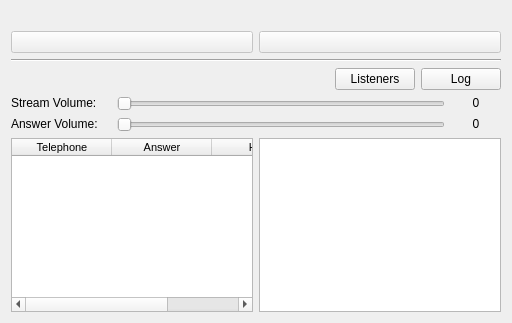
<?xml version="1.0" encoding="UTF-8"?>
<ui version="4.0">
 <class>MainWindow</class>
 <widget class="QMainWindow" name="MainWindow">
  <property name="geometry">
   <rect>
    <x>0</x>
    <y>0</y>
    <width>512</width>
    <height>323</height>
   </rect>
  </property>
  <property name="sizePolicy">
   <sizepolicy hsizetype="Preferred" vsizetype="Minimum">
    <horstretch>0</horstretch>
    <verstretch>0</verstretch>
   </sizepolicy>
  </property>
  <property name="windowTitle">
   <string>Phone Streamer</string>
  </property>
  <widget class="QWidget" name="centralWidget">
   <layout class="QVBoxLayout" name="verticalLayout">
    <item>
     <widget class="QLabel" name="info">
      <property name="sizePolicy">
       <sizepolicy hsizetype="Preferred" vsizetype="Preferred">
        <horstretch>0</horstretch>
        <verstretch>0</verstretch>
       </sizepolicy>
      </property>
      <property name="text">
       <string/>
      </property>
      <property name="alignment">
       <set>Qt::AlignCenter</set>
      </property>
     </widget>
    </item>
    <item>
     <layout class="QHBoxLayout" name="horizontalLayout_5">
      <item>
       <widget class="QPushButton" name="callButton">
        <property name="enabled">
         <bool>false</bool>
        </property>
        <property name="sizePolicy">
         <sizepolicy hsizetype="Minimum" vsizetype="Fixed">
          <horstretch>0</horstretch>
          <verstretch>0</verstretch>
         </sizepolicy>
        </property>
        <property name="text">
         <string/>
        </property>
        <property name="icon">
         <iconset resource="images.qrc">
          <normaloff>:/images/call.png</normaloff>:/images/call.png</iconset>
        </property>
        <property name="flat">
         <bool>false</bool>
        </property>
       </widget>
      </item>
      <item>
       <widget class="QPushButton" name="hangButton">
        <property name="enabled">
         <bool>false</bool>
        </property>
        <property name="sizePolicy">
         <sizepolicy hsizetype="Minimum" vsizetype="Fixed">
          <horstretch>0</horstretch>
          <verstretch>0</verstretch>
         </sizepolicy>
        </property>
        <property name="text">
         <string/>
        </property>
        <property name="icon">
         <iconset resource="images.qrc">
          <normaloff>:/images/hangup.png</normaloff>:/images/hangup.png</iconset>
        </property>
        <property name="flat">
         <bool>false</bool>
        </property>
       </widget>
      </item>
     </layout>
    </item>
    <item>
     <widget class="Line" name="line">
      <property name="orientation">
       <enum>Qt::Horizontal</enum>
      </property>
     </widget>
    </item>
    <item>
     <layout class="QHBoxLayout" name="horizontalLayout_2">
      <item>
       <widget class="QLabel" name="stInet">
        <property name="sizePolicy">
         <sizepolicy hsizetype="Fixed" vsizetype="Fixed">
          <horstretch>0</horstretch>
          <verstretch>0</verstretch>
         </sizepolicy>
        </property>
        <property name="maximumSize">
         <size>
          <width>32</width>
          <height>32</height>
         </size>
        </property>
        <property name="toolTip">
         <string>Internet</string>
        </property>
        <property name="text">
         <string/>
        </property>
        <property name="pixmap">
         <pixmap resource="images.qrc">:/images/inet_off.png</pixmap>
        </property>
       </widget>
      </item>
      <item>
       <widget class="QLabel" name="stTrunk">
        <property name="toolTip">
         <string>Trunk</string>
        </property>
        <property name="text">
         <string/>
        </property>
        <property name="pixmap">
         <pixmap resource="images.qrc">:/images/trunk_off.png</pixmap>
        </property>
       </widget>
      </item>
      <item>
       <widget class="QLabel" name="stPBX">
        <property name="toolTip">
         <string>PBX</string>
        </property>
        <property name="text">
         <string/>
        </property>
        <property name="pixmap">
         <pixmap resource="images.qrc">:/images/pbx_off.png</pixmap>
        </property>
       </widget>
      </item>
      <item>
       <widget class="QLabel" name="stDB">
        <property name="toolTip">
         <string>Database</string>
        </property>
        <property name="text">
         <string/>
        </property>
        <property name="pixmap">
         <pixmap resource="images.qrc">:/images/db_off.png</pixmap>
        </property>
       </widget>
      </item>
      <item>
       <widget class="QLabel" name="stExt">
        <property name="text">
         <string/>
        </property>
        <property name="pixmap">
         <pixmap resource="images.qrc">:/images/ext_off.png</pixmap>
        </property>
       </widget>
      </item>
      <item>
       <widget class="QLabel" name="stCast">
        <property name="toolTip">
         <string>Conference</string>
        </property>
        <property name="text">
         <string/>
        </property>
        <property name="pixmap">
         <pixmap resource="images.qrc">:/images/cast_off.png</pixmap>
        </property>
       </widget>
      </item>
      <item>
       <spacer name="horizontalSpacer">
        <property name="orientation">
         <enum>Qt::Horizontal</enum>
        </property>
        <property name="sizeHint" stdset="0">
         <size>
          <width>40</width>
          <height>20</height>
         </size>
        </property>
       </spacer>
      </item>
      <item>
       <widget class="QPushButton" name="listenersButton">
        <property name="text">
         <string>Listeners</string>
        </property>
        <property name="checkable">
         <bool>true</bool>
        </property>
       </widget>
      </item>
      <item>
       <widget class="QPushButton" name="logButton">
        <property name="sizePolicy">
         <sizepolicy hsizetype="Fixed" vsizetype="Fixed">
          <horstretch>0</horstretch>
          <verstretch>0</verstretch>
         </sizepolicy>
        </property>
        <property name="text">
         <string>Log</string>
        </property>
        <property name="checkable">
         <bool>true</bool>
        </property>
        <property name="flat">
         <bool>false</bool>
        </property>
       </widget>
      </item>
     </layout>
    </item>
    <item>
     <layout class="QHBoxLayout" name="horizontalLayout_2">
      <item>
       <widget class="QLabel" name="lblSVolume">
        <property name="sizePolicy">
         <sizepolicy hsizetype="Preferred" vsizetype="Fixed">
          <horstretch>0</horstretch>
          <verstretch>0</verstretch>
         </sizepolicy>
        </property>
        <property name="minimumSize">
         <size>
          <width>100</width>
          <height>0</height>
         </size>
        </property>
        <property name="text">
         <string>Stream Volume:</string>
        </property>
       </widget>
      </item>
      <item>
       <widget class="QSlider" name="SVolume">
        <property name="maximum">
         <number>600</number>
        </property>
        <property name="singleStep">
         <number>1</number>
        </property>
        <property name="orientation">
         <enum>Qt::Horizontal</enum>
        </property>
       </widget>
      </item>
      <item>
       <widget class="QLabel" name="lblSVolumeVal">
        <property name="sizePolicy">
         <sizepolicy hsizetype="Preferred" vsizetype="Fixed">
          <horstretch>0</horstretch>
          <verstretch>0</verstretch>
         </sizepolicy>
        </property>
        <property name="minimumSize">
         <size>
          <width>50</width>
          <height>0</height>
         </size>
        </property>
        <property name="text">
         <string>0</string>
        </property>
        <property name="alignment">
         <set>Qt::AlignCenter</set>
        </property>
       </widget>
      </item>
     </layout>
    </item>
    <item>
     <layout class="QHBoxLayout" name="HLayout_3">
      <item>
       <widget class="QLabel" name="lblAVolume">
        <property name="sizePolicy">
         <sizepolicy hsizetype="Preferred" vsizetype="Fixed">
          <horstretch>0</horstretch>
          <verstretch>0</verstretch>
         </sizepolicy>
        </property>
        <property name="minimumSize">
         <size>
          <width>100</width>
          <height>0</height>
         </size>
        </property>
        <property name="text">
         <string>Answer Volume:</string>
        </property>
       </widget>
      </item>
      <item>
       <widget class="QSlider" name="AVolume">
        <property name="maximum">
         <number>600</number>
        </property>
        <property name="singleStep">
         <number>1</number>
        </property>
        <property name="orientation">
         <enum>Qt::Horizontal</enum>
        </property>
       </widget>
      </item>
      <item>
       <widget class="QLabel" name="lblAVolumeVal">
        <property name="sizePolicy">
         <sizepolicy hsizetype="Preferred" vsizetype="Fixed">
          <horstretch>0</horstretch>
          <verstretch>0</verstretch>
         </sizepolicy>
        </property>
        <property name="minimumSize">
         <size>
          <width>50</width>
          <height>0</height>
         </size>
        </property>
        <property name="text">
         <string>0</string>
        </property>
        <property name="alignment">
         <set>Qt::AlignCenter</set>
        </property>
       </widget>
      </item>
     </layout>
    </item>
    <item>
     <layout class="QHBoxLayout" name="horizontalLayout">
      <item>
       <widget class="QTableWidget" name="listeners">
        <property name="minimumSize">
         <size>
          <width>0</width>
          <height>50</height>
         </size>
        </property>
        <property name="font">
         <font>
          <family>MS Shell Dlg 2</family>
          <pointsize>8</pointsize>
         </font>
        </property>
        <property name="editTriggers">
         <set>QAbstractItemView::NoEditTriggers</set>
        </property>
        <property name="selectionMode">
         <enum>QAbstractItemView::SingleSelection</enum>
        </property>
        <property name="selectionBehavior">
         <enum>QAbstractItemView::SelectRows</enum>
        </property>
        <property name="sortingEnabled">
         <bool>true</bool>
        </property>
        <property name="columnCount">
         <number>3</number>
        </property>
        <attribute name="horizontalHeaderVisible">
         <bool>true</bool>
        </attribute>
        <attribute name="horizontalHeaderHighlightSections">
         <bool>false</bool>
        </attribute>
        <attribute name="verticalHeaderVisible">
         <bool>false</bool>
        </attribute>
        <column>
         <property name="text">
          <string>Telephone</string>
         </property>
        </column>
        <column>
         <property name="text">
          <string>Answer</string>
         </property>
        </column>
        <column>
         <property name="text">
          <string>Hang</string>
         </property>
        </column>
       </widget>
      </item>
      <item>
       <widget class="QTextEdit" name="log">
        <property name="enabled">
         <bool>true</bool>
        </property>
        <property name="minimumSize">
         <size>
          <width>0</width>
          <height>50</height>
         </size>
        </property>
        <property name="acceptDrops">
         <bool>false</bool>
        </property>
        <property name="frameShape">
         <enum>QFrame::StyledPanel</enum>
        </property>
        <property name="frameShadow">
         <enum>QFrame::Plain</enum>
        </property>
        <property name="readOnly">
         <bool>true</bool>
        </property>
       </widget>
      </item>
     </layout>
    </item>
   </layout>
  </widget>
 </widget>
 <layoutdefault spacing="6" margin="11"/>
 <resources>
  <include location="images.qrc"/>
 </resources>
 <connections/>
</ui>
